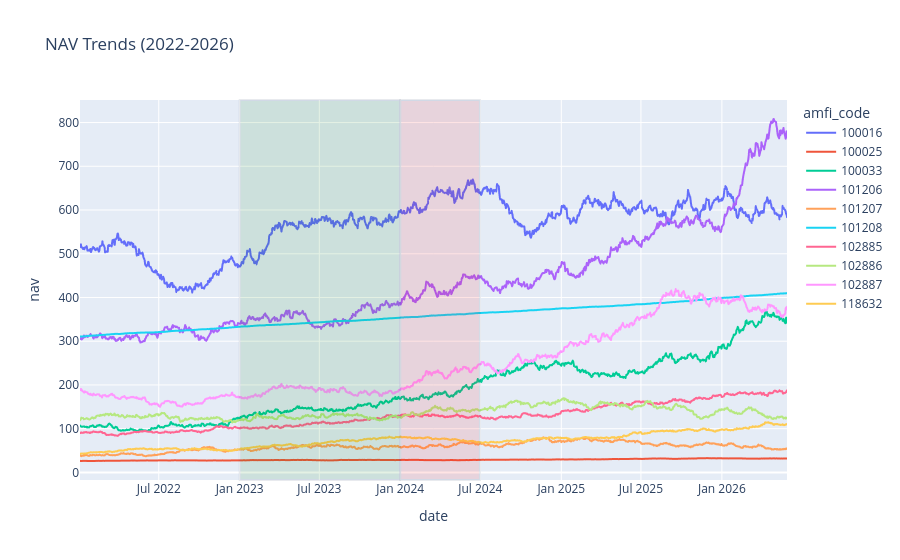

The cell this chart's notebook holds for it:
### Code cell
fig.add_vrect(

    x0="2024-01-01",

    x1="2024-06-30",

    fillcolor="red",

    opacity=0.1

)

### Figure 1 — Plotly figure (JSON) as saved in the notebook; plotly's stock layout.template omitted (floating-point values rounded to 4 significant figures; data arrays with more than 128 entries replaced by an {"elided": "..."} marker saying what was removed)
{"data": [{"hovertemplate": "amfi_code=100016<br>date=%{x}<br>nav=%{y}<extra></extra>", "legendgroup": "100016", "line": {"color": "#636efa", "dash": "solid"}, "marker": {"symbol": "circle"}, "mode": "lines", "name": "100016", "showlegend": true, "type": "scattergl", "x": {"elided": "1150 str values"}, "xaxis": "x", "y": {"elided": "1150 float values"}, "yaxis": "y"}, {"hovertemplate": "amfi_code=100025<br>date=%{x}<br>nav=%{y}<extra></extra>", "legendgroup": "100025", "line": {"color": "#EF553B", "dash": "solid"}, "marker": {"symbol": "circle"}, "mode": "lines", "name": "100025", "showlegend": true, "type": "scattergl", "x": {"elided": "1150 str values"}, "xaxis": "x", "y": {"elided": "1150 float values"}, "yaxis": "y"}, {"hovertemplate": "amfi_code=100033<br>date=%{x}<br>nav=%{y}<extra></extra>", "legendgroup": "100033", "line": {"color": "#00cc96", "dash": "solid"}, "marker": {"symbol": "circle"}, "mode": "lines", "name": "100033", "showlegend": true, "type": "scattergl", "x": {"elided": "1150 str values"}, "xaxis": "x", "y": {"elided": "1150 float values"}, "yaxis": "y"}, {"hovertemplate": "amfi_code=101206<br>date=%{x}<br>nav=%{y}<extra></extra>", "legendgroup": "101206", "line": {"color": "#ab63fa", "dash": "solid"}, "marker": {"symbol": "circle"}, "mode": "lines", "name": "101206", "showlegend": true, "type": "scattergl", "x": {"elided": "1150 str values"}, "xaxis": "x", "y": {"elided": "1150 float values"}, "yaxis": "y"}, {"hovertemplate": "amfi_code=101207<br>date=%{x}<br>nav=%{y}<extra></extra>", "legendgroup": "101207", "line": {"color": "#FFA15A", "dash": "solid"}, "marker": {"symbol": "circle"}, "mode": "lines", "name": "101207", "showlegend": true, "type": "scattergl", "x": {"elided": "1150 str values"}, "xaxis": "x", "y": {"elided": "1150 float values"}, "yaxis": "y"}, {"hovertemplate": "amfi_code=101208<br>date=%{x}<br>nav=%{y}<extra></extra>", "legendgroup": "101208", "line": {"color": "#19d3f3", "dash": "solid"}, "marker": {"symbol": "circle"}, "mode": "lines", "name": "101208", "showlegend": true, "type": "scattergl", "x": {"elided": "1150 str values"}, "xaxis": "x", "y": {"elided": "1150 float values"}, "yaxis": "y"}, {"hovertemplate": "amfi_code=102885<br>date=%{x}<br>nav=%{y}<extra></extra>", "legendgroup": "102885", "line": {"color": "#FF6692", "dash": "solid"}, "marker": {"symbol": "circle"}, "mode": "lines", "name": "102885", "showlegend": true, "type": "scattergl", "x": {"elided": "1150 str values"}, "xaxis": "x", "y": {"elided": "1150 float values"}, "yaxis": "y"}, {"hovertemplate": "amfi_code=102886<br>date=%{x}<br>nav=%{y}<extra></extra>", "legendgroup": "102886", "line": {"color": "#B6E880", "dash": "solid"}, "marker": {"symbol": "circle"}, "mode": "lines", "name": "102886", "showlegend": true, "type": "scattergl", "x": {"elided": "1150 str values"}, "xaxis": "x", "y": {"elided": "1150 float values"}, "yaxis": "y"}, {"hovertemplate": "amfi_code=102887<br>date=%{x}<br>nav=%{y}<extra></extra>", "legendgroup": "102887", "line": {"color": "#FF97FF", "dash": "solid"}, "marker": {"symbol": "circle"}, "mode": "lines", "name": "102887", "showlegend": true, "type": "scattergl", "x": {"elided": "1150 str values"}, "xaxis": "x", "y": {"elided": "1150 float values"}, "yaxis": "y"}, {"hovertemplate": "amfi_code=118632<br>date=%{x}<br>nav=%{y}<extra></extra>", "legendgroup": "118632", "line": {"color": "#FECB52", "dash": "solid"}, "marker": {"symbol": "circle"}, "mode": "lines", "name": "118632", "showlegend": true, "type": "scattergl", "x": {"elided": "1150 str values"}, "xaxis": "x", "y": {"elided": "1150 float values"}, "yaxis": "y"}], "layout": {"legend": {"title": {"text": "amfi_code"}, "tracegroupgap": 0}, "shapes": [{"fillcolor": "green", "opacity": 0.1, "type": "rect", "x0": "2023-01-01", "x1": "2023-12-31", "xref": "x", "y0": 0, "y1": 1, "yref": "y domain"}, {"fillcolor": "red", "opacity": 0.1, "type": "rect", "x0": "2024-01-01", "x1": "2024-06-30", "xref": "x", "y0": 0, "y1": 1, "yref": "y domain"}], "title": {"text": "NAV Trends (2022-2026)"}, "xaxis": {"anchor": "y", "domain": [0, 1], "title": {"text": "date"}}, "yaxis": {"anchor": "x", "domain": [0, 1], "title": {"text": "nav"}}}}
